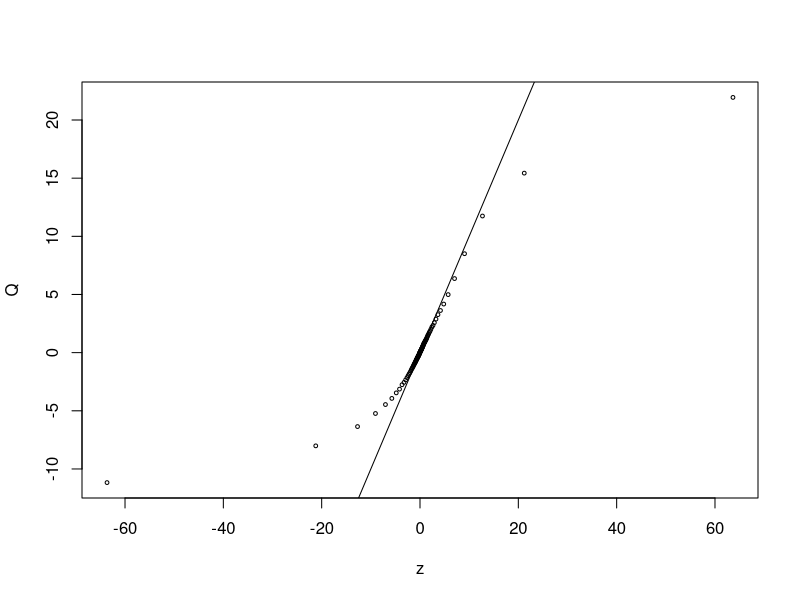
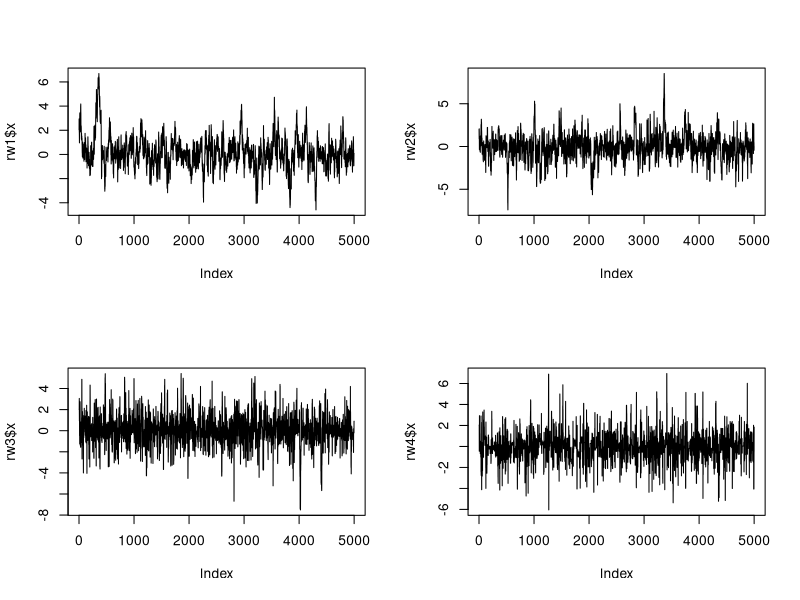
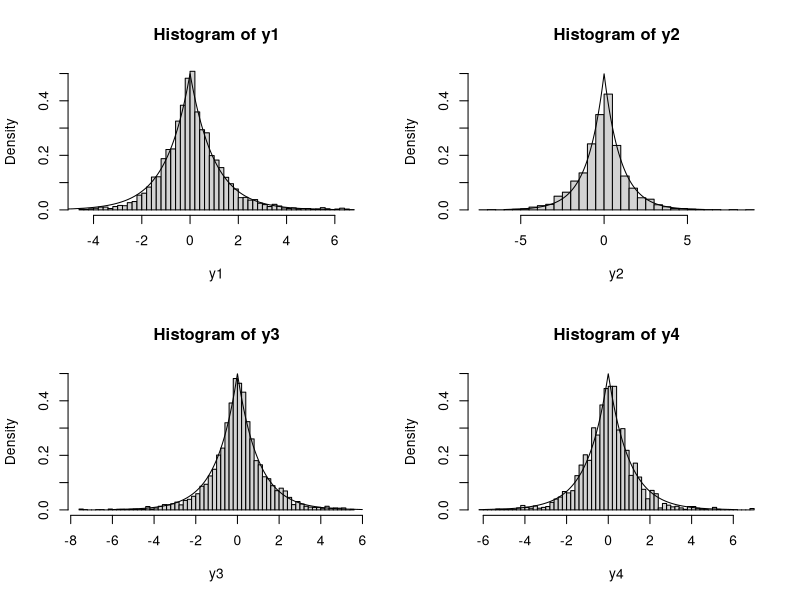
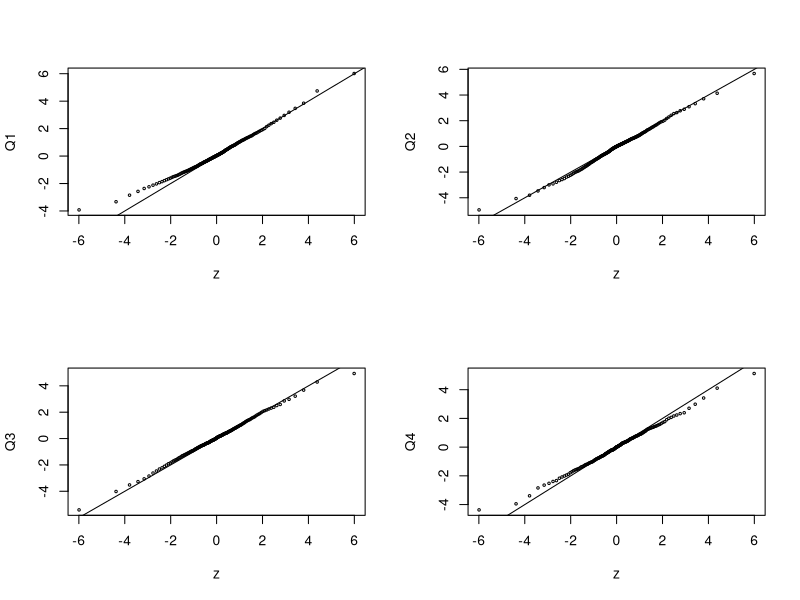
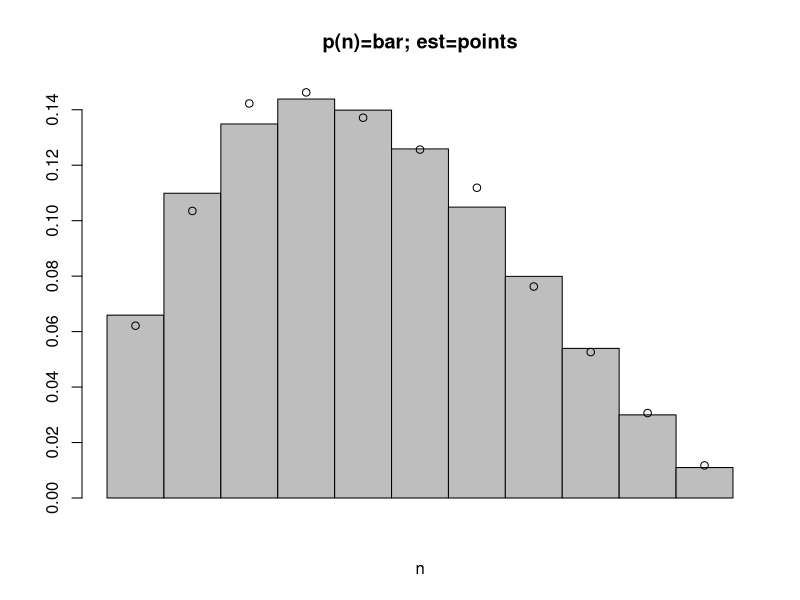

Here is the R script that generated these plots, in order:
## ---- chunk 1
knitr::opts_chunk$set(echo = TRUE)
## ---- chunk 2
m <- 10000
sigma <- 3
x <- numeric(m)
x[1] <- rnorm(1, 0, sigma) # start somewhere random in the normal distribution
k <- 0
u <- runif(m)
for (i in 2:m) { 
 xt <- x[i - 1] 
 y <- rnorm(1, xt, sigma) # new value
 num <- 1 + xt^2 
 den <- 1 + y^2
 num <- num * dnorm(xt, y)
 den <- den * dnorm(y, xt)
 if (u[i] <= num/den) { # if less than or equal to cauchy criteria, accept value
  x[i] <- y
 }
 else {
  x[i] <- xt
  k <- k + 1
 }
}
print(k)

p <- seq(0.1, 0.9, 0.1) # primary deciles
burn <- 1000
xBurned <- x[(burn + 1):m]
Q <- quantile(xBurned, p)
round(rbind(Q, qcauchy(p)), 3)

p <- seq(0.95, 1, 0.01) # upper tail
Q <- quantile(xBurned, p)
round(rbind(Q, qcauchy(p)), 3)

p <- ppoints(100) # qqplot
Q <- quantile(xBurned, p)
z <- qcauchy(p)
qqplot(z, Q, cex = 0.5)
abline(0, 1)
## ---- chunk 3
randomWalkLaplace <- function(N, x0, sigma) {
 x <- numeric(N)
 x[1] <- x0
 u <- runif(N)
 k<-0
 for (i in 2:N) {
 xt <- x[i - 1]
 y <- rnorm(1, xt, sigma)
 if (u[i] <= exp(abs(xt) - abs(y)))
 x[i] <- y
 else {
 x[i] <- x[i - 1]
 k <- k + 1
 }

 }
 return(list(x = x, k = k))
 }
N <- 5000
sigma <- c(0.5, 1, 2, 4)
x0 <- rnorm(1)
rw1 <- randomWalkLaplace(N, x0, sigma[1])
rw2 <- randomWalkLaplace(N, x0, sigma[2])
rw3 <- randomWalkLaplace(N, x0, sigma[3])
rw4 <- randomWalkLaplace(N, x0, sigma[4])
print(c(rw1$k, rw2$k, rw3$k, rw4$k))

cat("rejection rates ", (c(rw1$k, rw2$k, rw3$k, rw4$k)/N),
 "\n")

b <- 100
y1 <- rw1$x[(b + 1):N]
y2 <- rw2$x[(b + 1):N]
y3 <- rw3$x[(b + 1):N]
y4 <- rw4$x[(b + 1):N]

par(mfrow = c(2, 2))
plot(rw1$x, type = "l")
plot(rw2$x, type = "l")
plot(rw3$x, type = "l")
plot(rw4$x, type = "l")
par(mfrow = c(1, 1))

par(mfrow = c(2, 2))
p <- ppoints(200)
y <- qexp(p, 1)
z <- c(-rev(y), y)
fx <- 0.5 * exp(-abs(z))
hist(y1, breaks = "Scott", freq = FALSE, ylim = c(0,
 0.5))
lines(z, fx)
hist(y2, breaks = "Scott", freq = FALSE, ylim = c(0,
 0.5))
lines(z, fx)
hist(y3, breaks = "Scott", freq = FALSE, ylim = c(0,
 0.5))
lines(z, fx)
hist(y4, breaks = "Scott", freq = FALSE, ylim = c(0,
 0.5))
lines(z, fx)
par(mfrow = c(1, 1))

par(mfrow = c(2, 2))
Q1 <- quantile(y1, p)
qqplot(z, Q1, cex = 0.4)
abline(0, 1)
Q2 <- quantile(y2, p)
qqplot(z, Q2, cex = 0.4)
abline(0, 1)
Q3 <- quantile(y3, p)
qqplot(z, Q3, cex = 0.4)
abline(0, 1)
Q4 <- quantile(y4, p)
qqplot(z, Q4, cex = 0.4)
abline(0, 1)
par(mfrow = c(1, 1))
## ---- chunk 4
N <- 10000
burn <- 2000
a <- 2
b <- 3
n <- 10
x <- y <- rep(0, N)
x[1] <- rbinom(1, prob = 0.5, size = n)
y[1] <- rbeta(1, x[1] + a, n - x[1] + b)
for (i in 2:N) {
 x[i] <- rbinom(1, prob = y[i - 1], size = n)
 y[i] <- rbeta(1, x[i] + a, n - x[i] + b)
 }
xBurned <- x[(burn + 1):N]
f1 <- table(xBurned)/length(xBurned)

i <- 0:n
fx <- choose(n, i) * beta(i + a, n - i + b)/beta(a, b)
round(rbind(f1, fx), 3)

barplot(fx, space = 0, ylim = c(0, 0.15), xlab = "n",
 main = "p(n)=bar; est=points")
points(0:n + 0.5, f1)
